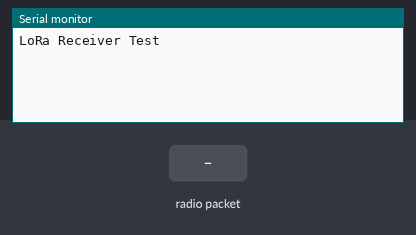
Simulated run of this sketch. Board: Arduino Uno, built with avr-gcc and run on an emulated ATmega328P. Parts: the last lines printed to the serial monitor. Inputs (shaded band) come from the test bench. No radio packets arrive unless stated.

Above: at 5.8 s.
5.9 s: radio packet "1" arrives
At 11.1 s:
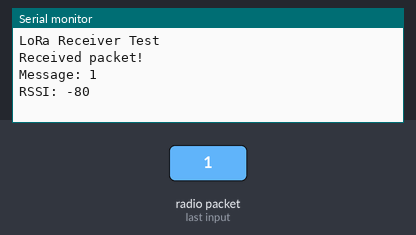
11.5 s: radio packet "0" arrives
At 16.1 s:
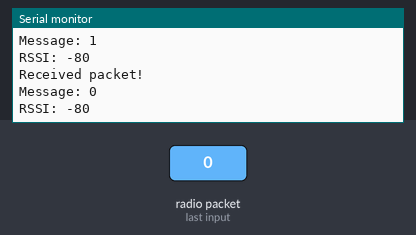
16.5 s: radio packet "2" arrives
At 21.1 s:
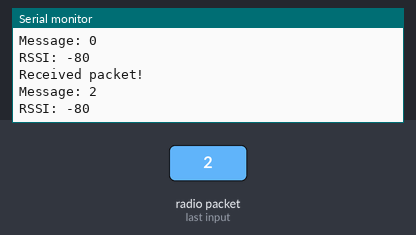

Measured:
- after the input at 5.9 s, the serial monitor: prints a new line after 4.1 s (image 1)
- after the input at 11.5 s, the serial monitor: prints a new line after 3.5 s (image 2)
- after the input at 16.5 s, the serial monitor: prints a new line after 3.5 s (image 3)

The sketch:

test_33.ino
```cpp
#include <SPI.h>
#include <LoRa.h>

void setup() {
  Serial.begin(9600);
  while (!Serial);

  Serial.println("LoRa Receiver Test");

  // Replace the operating frequency of your shield here.
  // 915E6 (US902-928) / 868E6 (EU863-870) / 433E6 (EU433)

  if (!LoRa.begin(868E6)) {
    Serial.println("Starting LoRa failed!");
    while (1);
  }
}

void loop() {
  // see if a packet was received
  int packetSize = LoRa.parsePacket();
  if (packetSize) {
    // if a packet size is defined, a packet was received
    Serial.println("");
    Serial.println("Received packet!");

    // read the packet
    String message = "";
    while (LoRa.available()) {
      message += (char)LoRa.read();
    }

    // print the Packet and RSSI
    Serial.println("Message: " + message);
    Serial.print("RSSI: ");
    Serial.println(LoRa.packetRssi());
  }

  delay(5000);
}
```
